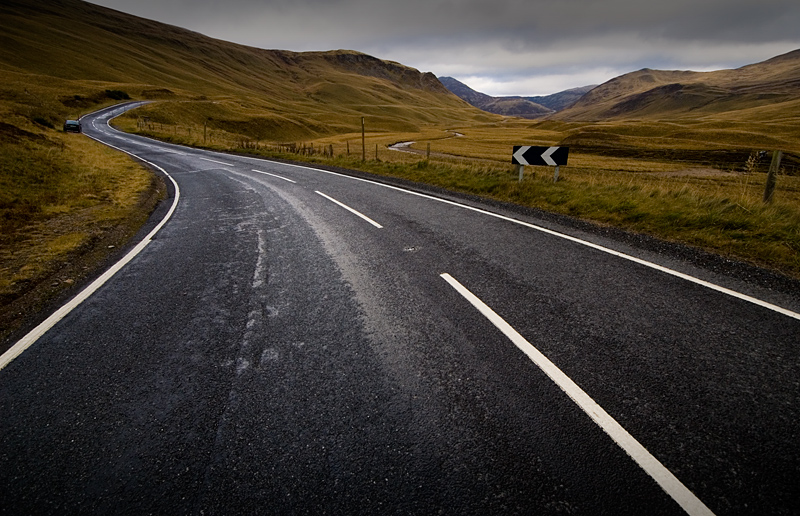
#> input picture data/images/road.jpg, 800 x 516 px
$ jupyter execute test.ipynb   (shell and % lines are left out)
#> lines starting #> are read from the running program, lines starting #| are printed output that depends on the picture; after the words box and inside, x2 and y2 are one past the last pixel; in counts of white or black regions, pixels touching at a corner belong together
## OpenCV programming tutorial

[cell 1]
%pylab inline
import cv2
import numpy as np
import matplotlib.pyplot as plt

[cell 2]
import os
import sys
sys.path.append(os.path.join(os.getcwd(), 'python'))

[cell 3]
from mvq import path, data_path, images_path, videos_path

[cell 4]
road_img = os.path.join(images_path, 'road.jpg')
img = cv2.imread(road_img, cv2.IMREAD_COLOR)
#> img is the input picture: shape (516, 800, 3); mean B, G, R 51.2, 59.9, 66.5

[cell 5]
cv2.rectangle(img, (100, 300), (200, 400), (0, 255, 255), 2);
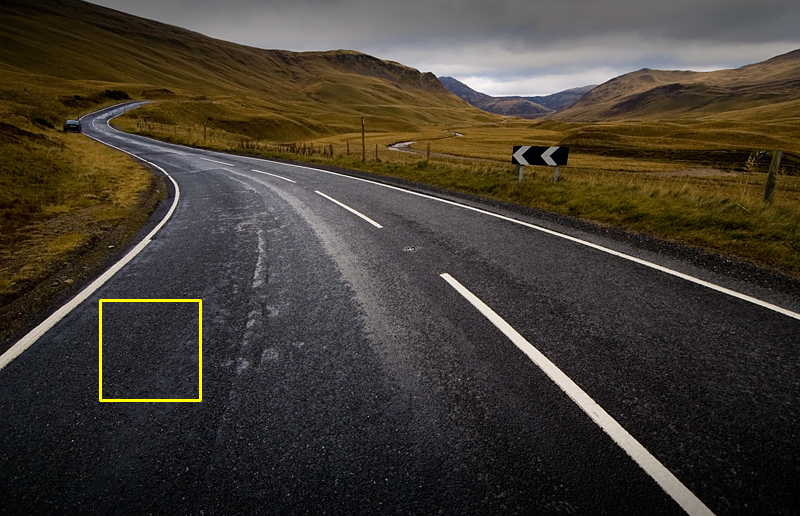
#> img: shape (516, 800, 3); 0.29% of pixels changed, all inside (x1, y1, x2, y2) = (99, 299, 202, 402)
edges = cv2.Canny(img,100,200);
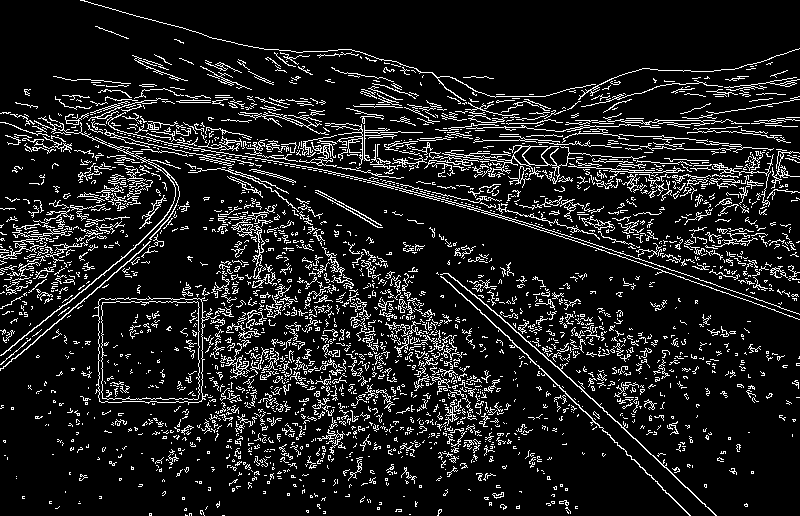
#> edges: shape (516, 800); 11.3% white in thin lines or dots

[cell 6]
plt.imshow(cv2.cvtColor(img, cv2.COLOR_BGR2RGB));
